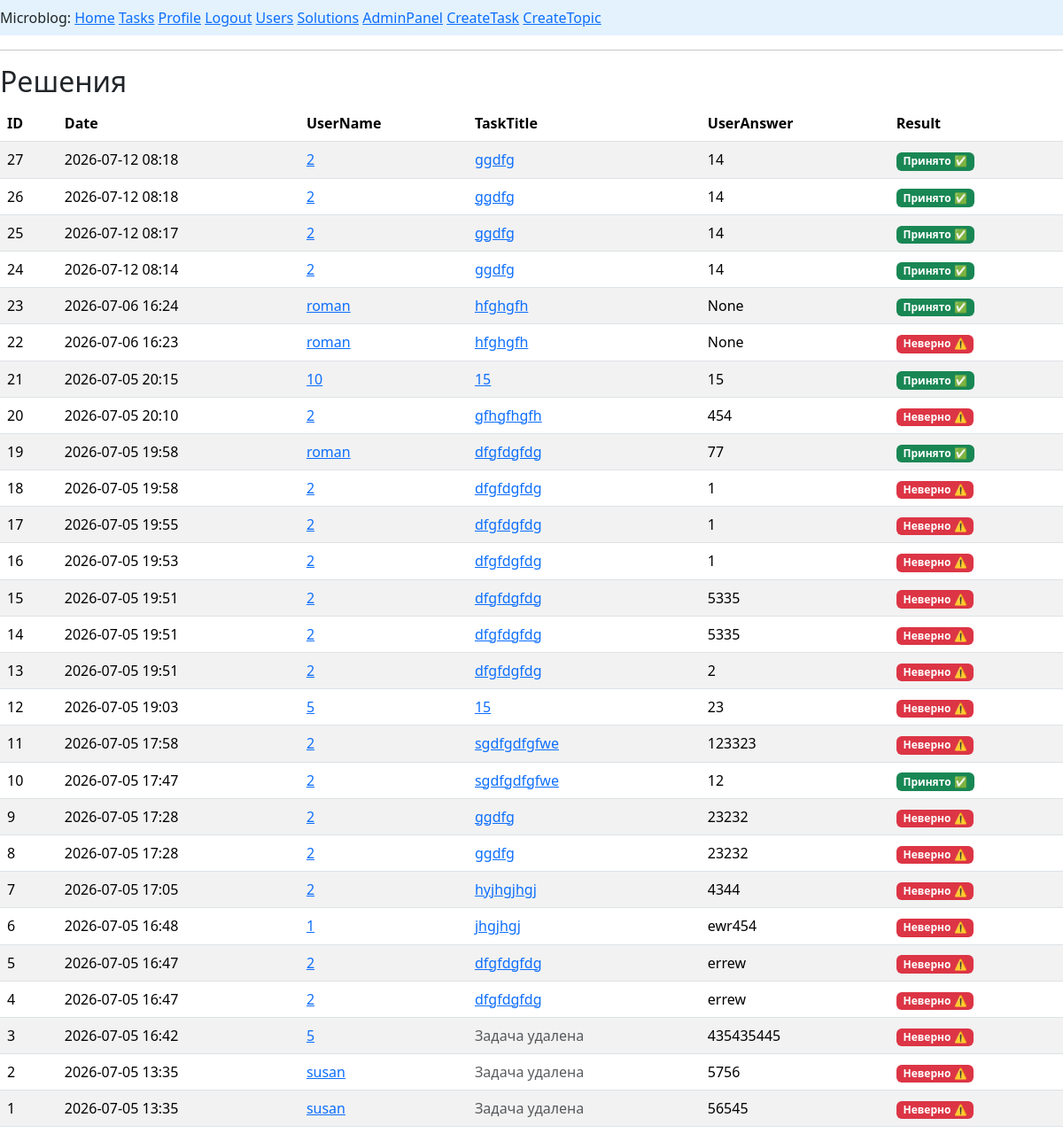
The app's page /solutions (signed in) with its own data.
### app/models.py (models this page shows, shortened)
class Solve(db.Model):
    __tablename__ = 'solves'
    id: so.Mapped[int] = so.mapped_column(primary_key=True, autoincrement=True)
    content: so.Mapped[str] = so.mapped_column(sa.String(100), nullable=True)
    accept: so.Mapped[bool] = so.mapped_column(sa.Boolean, default=False)
    created_date: so.Mapped[datetime] = so.mapped_column(index=True, default=lambda: datetime.now(timezone.utc))
    user_id: so.Mapped[int] = so.mapped_column(sa.ForeignKey(User.id), nullable=True)
    task_id: so.Mapped[int] = so.mapped_column(sa.ForeignKey(Task.id), nullable=True)
    solver: so.Mapped['User'] = so.relationship(back_populates='solve_user')
    task: so.Mapped['Task'] = so.relationship(back_populates='solve_task')

class User(UserMixin, db.Model):
    __tablename__ = 'users'
    id: so.Mapped[int] = so.mapped_column(primary_key=True)
    username: so.Mapped[str] = so.mapped_column(sa.String(64), index=True, unique=True)
    email: so.Mapped[str] = so.mapped_column(sa.String(120), index=True, unique=True)
    password_hash: so.Mapped[Optional[str]] = so.mapped_column(sa.String(256))
    posts: so.WriteOnlyMapped['Post'] = so.relationship(back_populates='author')
    about_me: so.Mapped[Optional[str]] = so.mapped_column(sa.String(140))
    last_seen: so.Mapped[Optional[datetime]] = so.mapped_column(default=lambda: datetime.now(timezone.utc))
    role_id: so.Mapped[int] = so.mapped_column(sa.ForeignKey(Role.id), index=True)
    role: so.Mapped['Role'] = so.relationship(back_populates='users')
    task_user: so.Mapped['Task'] = so.relationship(back_populates='creator')
    solve_user: so.Mapped[list['Solve']] = so.relationship(back_populates='solver')

class Task(db.Model):
    __tablename__ = 'tasks'
    id: so.Mapped[int] = so.mapped_column(primary_key=True, autoincrement=True)
    title: so.Mapped[str] = so.mapped_column(sa.String(50), nullable=True)
    content: so.Mapped[str] = so.mapped_column(sa.Text(), nullable=True, default='Условие')
    topic_id: so.Mapped[int] = so.mapped_column(sa.ForeignKey(Topic.id, name='fk_tasks_topic'), nullable=True)
    topic: so.Mapped['Topic'] = so.relationship(back_populates='tasks')
    answer: so.Mapped[str] = so.mapped_column(sa.String(100), nullable=True, default='Без ответа')
    created_date: so.Mapped[datetime] = so.mapped_column(index=True, default=lambda: datetime.now(timezone.utc))
    rating: so.Mapped[int] = so.mapped_column(sa.Integer, nullable=True, default=1)
    user_id: so.Mapped[int] = so.mapped_column(sa.ForeignKey(User.id), nullable=True)
    creator: so.Mapped['User'] = so.relationship(back_populates='task_user')
    solve_task: so.Mapped[list['Solve']] = so.relationship(back_populates='task', cascade="all,delete")

### app/routes.py (the view)
@app.route('/solutions', methods=['GET'])
@admin_required
def solutions():
    from sqlalchemy.orm import selectinload
    if not current_user.is_authenticated:
        return redirect(url_for('index'))
    '''
    soltn = db.session.scalars(sa.select(Solve)).all()

    return render_template('solutions.html', solutions=soltn)

    '''
    stmt = (
        sa.select(Solve)
        .options(
            selectinload(Solve.solver),   # Подгружаем пользователя (поле solver)
            selectinload(Solve.task)     # Подгружаем задачу (поле task)
        )
        .order_by(Solve.created_date.desc())
    )
    solutions = db.session.scalars(stmt).all()
    return render_template('solutions.html', solutions=solutions,is_admin=is_admin)

### app/models.py (called while the page is built)
@login.user_loader
def load_user(id):
    return db.session.get(User, int(id))

### app/routes.py (called while the page is built)
def admin_required(f):
    @wraps(f)
    @login_required
    def decorated_function(*args, **kwargs):
        if not current_user.role or current_user.role.rolename != 'admin':
            return abort(403) # Forbidden
        return f(*args, **kwargs)
    return decorated_function

@app.before_request
def before_request():
    if current_user.is_authenticated:
        current_user.last_seen = datetime.now(timezone.utc)
        db.session.commit()

### app/templates/solutions.html
{% extends "base.html" %}
{% block content %}
    {% include "pagin_solutions.html" %}
{% endblock %}

### app/templates/pagin_solutions.html
<h2>Решения</h2>
<table class="table table-striped table-hover">
    <thead>
      <tr>
        <th>ID</th>
        <th>Date</th>
        <th>UserName</th>
        <th>TaskTitle</th>
        <th>UserAnswer</th>
        <th>Result</th>
      </tr>
    </thead>
    {%  if solutions %}
        {% for u in solutions%}
        <tr>
            <td>{{u.id}}</td>
            <td>{{u.created_date.strftime('%Y-%m-%d %H:%M')}}</td>
            {% if u.solver %}
                <td><a href="{{ url_for('user', username= u.solver.username) }}">{{u.solver.username}}</a></td>
            {% else %}
                <td><span class="text-muted">Пользователь удален</span></td>
            {% endif %}
            {% if u.task %}
                <td><a href="/task/{{ u.task.id }}">{{u.task.title}}</a></td>
            {% else %}
                <td><span class="text-muted">Задача удалена</span></td>
            {% endif %}
            <td>{{u.content}}</td>
            <td>
                {% if u.accept %}
                        <span class="badge bg-success">Принято ✅</span>
                    {% else %}
                        <span class="badge bg-danger">Неверно ⚠️</span>
                    {% endif %}
            </td>
        </tr>
        {% endfor %}
    {% else %}
    <p class="text-muted">Пока нет ни одного решения для этой задачи.</p>
    {%endif%}
</table>

### records on screen
Solve: id "27", created_date "2026-07-12 08:18", solver.username "2", task "ggdfg", content "14", accept "Принято ✅"
Solve: id "26", created_date "2026-07-12 08:18", solver.username "2", task "ggdfg", content "14", accept "Принято ✅"
Solve: id "25", created_date "2026-07-12 08:17", solver.username "2", task "ggdfg", content "14", accept "Принято ✅"
Solve: id "24", created_date "2026-07-12 08:14", solver.username "2", task "ggdfg", content "14", accept "Принято ✅"
Solve: id "23", created_date "2026-07-06 16:24", solver.username "roman", task "hfghgfh", content "None", accept "Принято ✅"
Solve: id "22", created_date "2026-07-06 16:23", solver.username "roman", task "hfghgfh", content "None", accept "Неверно ⚠️"
Solve: id "21", created_date "2026-07-05 20:15", solver.username "10", task "15", content "15", accept "Принято ✅"
Solve: id "20", created_date "2026-07-05 20:10", solver.username "2", task "gfhgfhgfh", content "454", accept "Неверно ⚠️"
Solve: id "19", created_date "2026-07-05 19:58", solver.username "roman", task "dfgfdgfdg", content "77", accept "Принято ✅"
Solve: id "18", created_date "2026-07-05 19:58", solver.username "2", task "dfgfdgfdg", content "1", accept "Неверно ⚠️"
Solve: id "17", created_date "2026-07-05 19:55", solver.username "2", task "dfgfdgfdg", content "1", accept "Неверно ⚠️"
Solve: id "16", created_date "2026-07-05 19:53", solver.username "2", task "dfgfdgfdg", content "1", accept "Неверно ⚠️"
Solve: id "15", created_date "2026-07-05 19:51", solver.username "2", task "dfgfdgfdg", content "5335", accept "Неверно ⚠️"
Solve: id "14", created_date "2026-07-05 19:51", solver.username "2", task "dfgfdgfdg", content "5335", accept "Неверно ⚠️"
Solve: id "13", created_date "2026-07-05 19:51", solver.username "2", task "dfgfdgfdg", content "2", accept "Неверно ⚠️"
Solve: id "12", created_date "2026-07-05 19:03", solver.username "5", task "15", content "23", accept "Неверно ⚠️"
Solve: id "11", created_date "2026-07-05 17:58", solver.username "2", task "sgdfgdfgfwe", content "123323", accept "Неверно ⚠️"
Solve: id "10", created_date "2026-07-05 17:47", solver.username "2", task "sgdfgdfgfwe", content "12", accept "Принято ✅"
Solve: id "9", created_date "2026-07-05 17:28", solver.username "2", task "ggdfg", content "23232", accept "Неверно ⚠️"
Solve: id "8", created_date "2026-07-05 17:28", solver.username "2", task "ggdfg", content "23232", accept "Неверно ⚠️"
Solve: id "7", created_date "2026-07-05 17:05", solver.username "2", task "hyjhgjhgj", content "4344", accept "Неверно ⚠️"
Solve: id "6", created_date "2026-07-05 16:48", solver.username "1", task "jhgjhgj", content "ewr454", accept "Неверно ⚠️"
Solve: id "5", created_date "2026-07-05 16:47", solver.username "2", task "dfgfdgfdg", content "errew", accept "Неверно ⚠️"
Solve: id "4", created_date "2026-07-05 16:47", solver.username "2", task "dfgfdgfdg", content "errew", accept "Неверно ⚠️"
Solve: id "3", created_date "2026-07-05 16:42", solver.username "5", shows "Задача удалена", content "435435445", accept "Неверно ⚠️"
Solve: id "2", created_date "2026-07-05 13:35", solver.username "susan", shows "Задача удалена", content "5756", accept "Неверно ⚠️"
Solve: id "1", created_date "2026-07-05 13:35", solver.username "susan", shows "Задача удалена", content "56545", accept "Неверно ⚠️"
